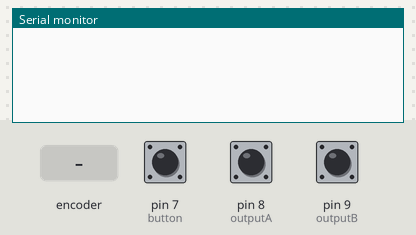
A sketch run on a simulated Arduino Uno, built with avr-gcc and run on an emulated ATmega328P. Parts: the last lines printed to the serial monitor. The inputs (shaded band) are chosen by the test bench; at power-on: pin 7 (button) LOW, pin 8 (outputA) HIGH, pin 9 (outputB) HIGH.

Above: at 1.2 s.
1.3 s: rotary encoder on pin 8 (outputA) / pin 9 (outputB) turned 1 step (first pin leading)
At 1.8 s:
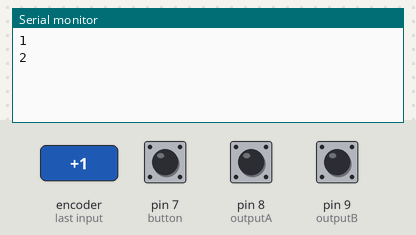
3.0 s: rotary encoder on pin 8 (outputA) / pin 9 (outputB) turned 1 step (first pin leading)
At 4.3 s:
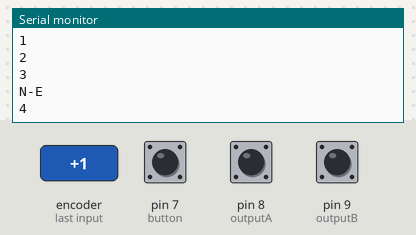
4.7 s: rotary encoder on pin 8 (outputA) / pin 9 (outputB) turned 3 steps (first pin leading)
At 5.9 s:
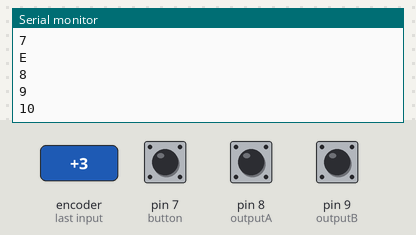
6.8 s: rotary encoder on pin 8 (outputA) / pin 9 (outputB) turned 1 step (first pin leading)
At 7.4 s:
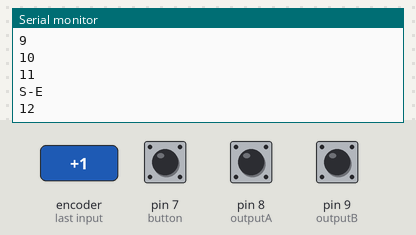
8.5 s: rotary encoder on pin 8 (outputA) / pin 9 (outputB) turned 3 steps (first pin leading)
At 10.2 s:
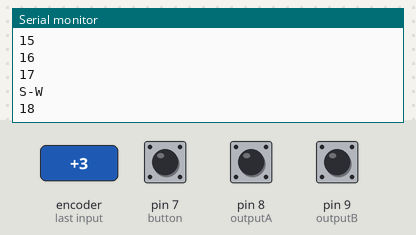
Timing chart, 0 to 11.6 s (numbered marks = the images above; inputs shaded):
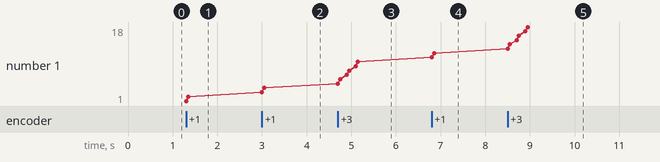

The sketch:

wind_direction.ino
```cpp
#define outputA 8
#define outputB 9
#define button 7

int counter = 0;
int a_state;
int a_lastState;
int button_state = 0;

void setup() {
  pinMode(outputA,INPUT);
  pinMode(outputB,INPUT);
  pinMode(button, INPUT);

  Serial.begin(9600);
  // initial state of the outputA
  a_lastState = digitalRead(outputA);
}
void loop() {
  a_state = digitalRead(outputA); // Current state of the outputA
  button_state = digitalRead(button);

  // If the previous and the current state of the outputA are different, that means a Pulse has occured
  if (a_state != a_lastState){
    // If the outputB state is different to the outputA state, that means the encoder is rotating clockwise
    if (digitalRead(outputB) != a_state) {
      counter ++;
    } else {
      counter --;
    }
    direction();
    Serial.println(counter);
  }

  // Calibration
  if(button_state == 1){
    counter = 0;
  }

  a_lastState = a_state; // Updates the previous state of the outputA with the current state
}

void direction(){
  int mapped = counter * 12 % 360;

  if(mapped == 0){
    Serial.println("N");
  }
  if((mapped == 48) || (mapped == -312)){
    Serial.println("N-E");
  }
  if((mapped == 96) || (mapped == -264)){
    Serial.println("E");
  }
  if((mapped == 144) || (mapped == -216)){
    Serial.println("S-E");
  }
  if((mapped == 180) || (mapped == -180)){
    Serial.println("S");
  }
  if((mapped == 216) || (mapped == -144)){
    Serial.println("S-W");
  }
  if((mapped == 276) || (mapped == -84)){
    Serial.println("W");
  }
  if((mapped == 312) || (mapped == -48)){
    Serial.println("N-W");
  }
}
```

Measured:
- after the input at 1.3 s, the serial monitor: prints a new line at once (image 1)
- after the input at 3.0 s, the serial monitor: prints a new line at once (image 2)
- after the input at 4.7 s, the serial monitor: prints a new line at once (image 3)
- after the input at 6.8 s, the serial monitor: prints a new line at once (image 4)
- after the input at 8.5 s, the serial monitor: prints a new line at once (image 5)
- plotted number 1: 2 → 4 after the input at 3.0 s, 4 → 10 after the input at 4.7 s, 10 → 12 after the input at 6.8 s, 12 → 18 after the input at 8.5 s
